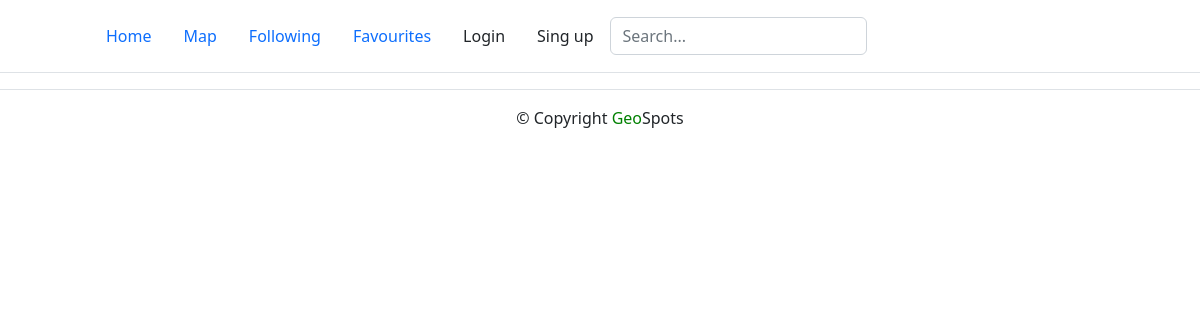
Before: / with the older database file.
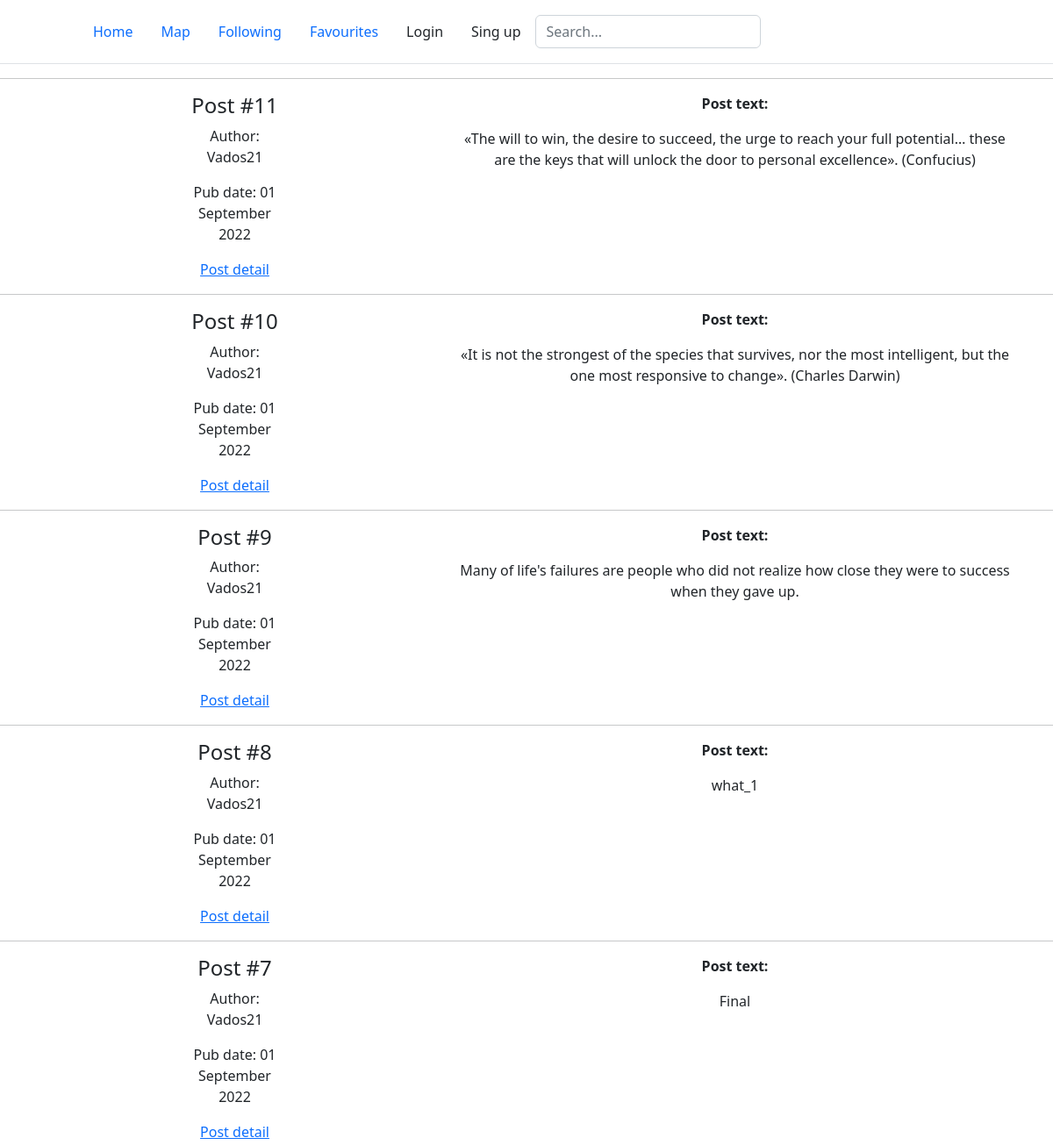
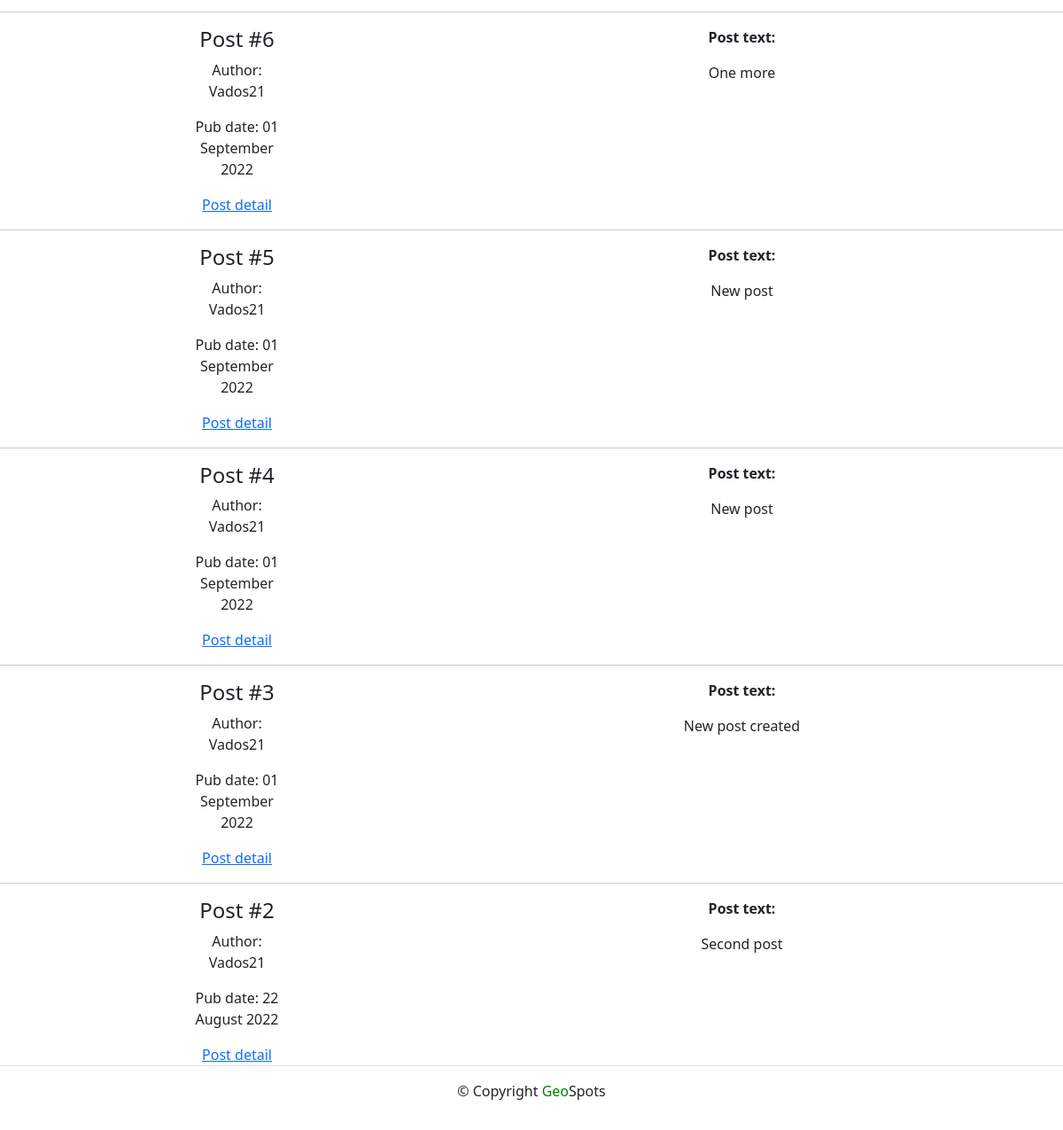
After: the same page with the newer database file (2 pictures, top to bottom).
### posts/models.py (models this page shows, shortened)
class Post(models.Model):
    text = models.TextField()
    pub_date = models.DateTimeField(auto_now_add=True)
    author = models.ForeignKey(
        User,
        on_delete=models.CASCADE,
        related_name='posts'
    )
    group = models.ForeignKey(
        Group, blank=True, null=True,
        on_delete=models.SET_NULL,
        related_name='posts'
    )
    image = models.ImageField(
        'Картинка',
        upload_to='posts/',
        blank=True
    )
    class Meta:
        ordering = ['-pub_date']

### posts/views.py (the view)
# urls.py: path('', views.index, name='index'),
def index(request):
    post_list = Post.objects.all()
    paginator = Paginator(post_list, 10)
    page_number = request.GET.get('page')
    page_obj = paginator.get_page(page_number)
    context = {
        'page_obj': page_obj,
    }
    return render(request, 'posts/index.html', context)

### posts/templates/posts/index.html (shortened to what this page needs)
{% extends 'posts/base.html' %}
{% block content %}
  {% for post in page_obj %}
    <hr>
    <div class="container style=border: thin solid black">
      <div class="row">
        <div class="col-md-5">
          <strong><h4>Post #{{ post.pk }}</h4></strong>
          <aside class="col-12 col-md-3">
            <p>Author: {{ post.author }}</p>
            <p>Pub date: {{ post.pub_date|date:"d E Y" }}</p>
            <a href="{% url 'posts:post_detail' post.pk %}">Post detail</a>
          </div>
          <div class="col-md-7">
            <p><strong>Post text:</strong></p>
            <p>{{ post.text }}</p>
          </div>
        </div>
      </div>
  {% endfor %}
{% endblock %}

### posts/templates/posts/base.html (shortened to what this page needs)
<!DOCTYPE html>
<html lang="en">
  <head>
    <link rel="stylesheet" type="text/css" href="C:\Dev\GeoSpots\GeoSpots\posts\templates\posts\css\style.css" />
  </head>
  <body>
    <header>
      {% include 'posts/includes/header.html' %}
    </header>
    <main>
      <center>
        {% block content %}
        {% endblock %}
      </center>
    <footer class="border-top text-center py-3">
      {% include 'posts/includes/footer.html' %}
    </footer>
  </body>

### posts/templates/posts/includes/header.html (shortened to what this page needs)
<header class="p-3 mb-3 border-bottom">
<link href="https://cdn.jsdelivr.net/npm/bootstrap@5.2.0/dist/css/bootstrap.min.css" rel="stylesheet">
    <div class="container">
      <div class="d-flex flex-wrap align-items-center justify-content-center justify-content-lg-start">
        <a href="/" class="d-flex align-items-center mb-2 mb-lg-0 text-dark text-decoration-none">
          <svg class="bi me-2" width="40" height="32" role="img" aria-label="Bootstrap"><use xlink:href="#bootstrap"/></svg>
        </a>
        <ul class="nav nav-pills">
          <li class="nav-item">
            <a class="nav-link" href="/">Home</a>
          </li>
          <li class="nav-item">
            <a class="nav-link" href="my_page">Map</a>
          </li>
          <li class="nav-item">
            <a class="nav-link" href="follow">Following</a>
          </li>
          <li class="nav-item">
            <a class="nav-link" href="favourites">Favourites</a>
          </li>
          {% if user.is_authenticated %}
            <li class="nav-item">
              <a class="nav-link" href="{% url 'posts:create_post' %}">New post</a>
            </li>
            <li class="nav-item">
              <a class="nav-link
                {% if request.resolver_match.view_name  == 'users:password_change' %}
                  active
                {% endif %}"
                href="{% url 'users:password_change' %}"
              >
                Change password
              </a>
            </li>
            <li class="nav-item">
              <a class="nav-link link-dark" href="{% url 'users:logout' %}">Logout</a>
            </li>
            {% else %}
              <li class="nav-item">
                <a class="nav-link link-dark" href="{% url 'users:login' %}">Login</a>
              </li>
              <li class="nav-item">
                <a class="nav-link link-dark" href="{% url 'users:signup' %}">Sing up</a>
              </li>
          {% endif %}
        </ul>
        <form class="col-12 col-lg-auto mb-3 mb-lg-0 me-lg-3" role="search">
          <input type="search" class="form-control" placeholder="Search..." aria-label="Search">
        </form>
      </div>
    </div>
  </header>

### posts/templates/posts/includes/footer.html
<footer>
    <p>© {{ year }} Copyright <span style="color:green">Geo</span>Spots</p>
  </footer>

Changed rows visible on the page:
added Post: pk "11", author "Vados21", pub_date "01 September 2022", text "«The will to win, the desire to succeed, the urge to reach your full potential… these are the keys that will unlock the door to personal excellence». (Confucius)"
added Post: pk "10", author "Vados21", pub_date "01 September 2022", text "«It is not the strongest of the species that survives, nor the most intelligent, but the one most responsive to change». (Charles Darwin)"
added Post: pk "9", author "Vados21", pub_date "01 September 2022", text "Many of life's failures are people who did not realize how close they were to success when they gave up."
added Post: pk "8", author "Vados21", pub_date "01 September 2022", text "what_1"
added Post: pk "7", author "Vados21", pub_date "01 September 2022", text "Final"
added Post: pk "6", author "Vados21", pub_date "01 September 2022", text "One more"
added Post: pk "5", author "Vados21", pub_date "01 September 2022", text "New post"
added Post: pk "4", author "Vados21", pub_date "01 September 2022", text "New post"
added Post: pk "3", author "Vados21", pub_date "01 September 2022", text "New post created"
added Post: pk "2", author "Vados21", pub_date "22 August 2022", text "Second post"
